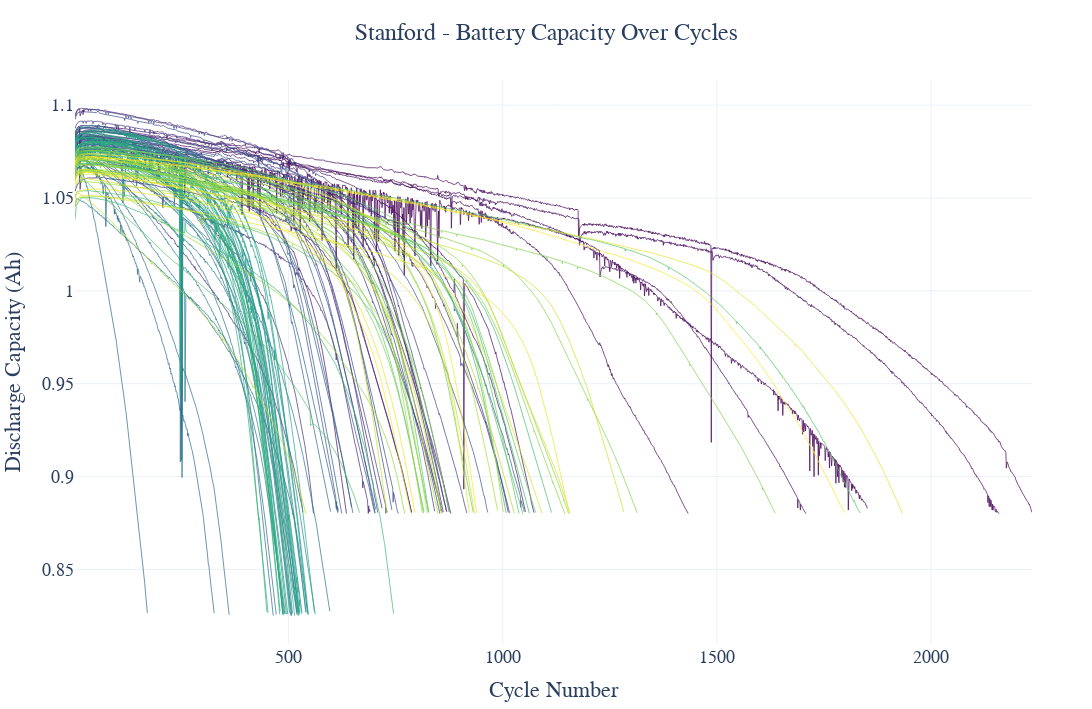

The notebook cell this image was saved under:
### Code cell
# Assuming bat_dict is already loaded
# Define fixed capacity limits
min_cap = 0.5  # Minimum allowed discharge capacity
max_cap = 1.2  # Maximum allowed discharge capacity

# Create the figure
fig = go.Figure()

# Get battery keys and determine the number for color sampling
cell_keys = list(bat_dict.keys())
num_cells = len(cell_keys)
colorscale = "Viridis"

# Loop through each battery in bat_dict, clean the data, and assign a Viridis color
for i, cell_key in enumerate(cell_keys):
    cycle_numbers = np.array(bat_dict[cell_key]['summary']['cycle'])
    discharge_capacity = np.array(bat_dict[cell_key]['summary']['QD'])

    # Replace out-of-bound values with NaN
    discharge_capacity[(discharge_capacity < min_cap) | (discharge_capacity > max_cap)] = np.nan

    # Interpolate to fill NaN values (forward and backward filling)
    discharge_capacity = pd.Series(discharge_capacity)\
                          .interpolate(method='linear', limit_direction='both')\
                          .fillna(method='bfill')\
                          .fillna(method='ffill').values

    # Sample a color from the Viridis colorscale based on the battery's index
    color = px.colors.sample_colorscale(
        colorscale, 
        i / (num_cells - 1) if num_cells > 1 else 0
    )[0]

    fig.add_trace(go.Scatter(
        x=cycle_numbers,
        y=discharge_capacity,
        mode='lines',  # Display both lines and markers
        showlegend=False,      # Hide legend for clarity
        line=dict(width=1, color=color), # Assign Viridis color to the line
        opacity=0.7
    ))

# Update the layout for clarity and thesis-quality appearance
fig.update_layout(
    font=dict(family="Times New Roman", size=18),  # Use Times New Roman, 18pt for body text
    title=dict(
        text="Stanford - Battery Capacity Over Cycles",
        x=0.5,
        xanchor="center",
        font=dict(size=24)  # Title font size of 20pt
    ),
    xaxis_title="Cycle Number",
    yaxis_title="Discharge Capacity (Ah)",
    template="plotly_white",  # Clean white background template
    width=1102,  # 14 cm at 200 DPI
    height=709,  # 9 cm at 200 DPI
    margin=dict(l=60, r=60, t=80, b=60),
)

# Save as PDF for thesis
fig.write_image("data/MIT_Stanford/raw//capacity_degradation_stanford.pdf", engine="kaleido")

# Display the figure
fig.show()

### Figure 1 — Plotly figure (JSON) as saved in the notebook; plotly's stock layout.template omitted (floating-point values rounded to 4 significant figures; data arrays with more than 128 entries replaced by an {"elided": "..."} marker saying what was removed)
{"data": [{"line": {"color": "rgb(68, 1, 84)", "width": 1}, "mode": "lines", "opacity": 0.7, "showlegend": false, "type": "scatter", "x": {"elided": "1851 float values"}, "y": {"elided": "1851 float values"}}, {"line": {"color": "rgb(68, 4, 87)", "width": 1}, "mode": "lines", "opacity": 0.7, "showlegend": false, "type": "scatter", "x": {"elided": "2159 float values"}, "y": {"elided": "2159 float values"}}, {"line": {"color": "rgb(69, 7, 89)", "width": 1}, "mode": "lines", "opacity": 0.7, "showlegend": false, "type": "scatter", "x": {"elided": "2236 float values"}, "y": {"elided": "2236 float values"}}, {"line": {"color": "rgb(69, 10, 92)", "width": 1}, "mode": "lines", "opacity": 0.7, "showlegend": false, "type": "scatter", "x": {"elided": "1433 float values"}, "y": {"elided": "1433 float values"}}, {"line": {"color": "rgb(69, 12, 95)", "width": 1}, "mode": "lines", "opacity": 0.7, "showlegend": false, "type": "scatter", "x": {"elided": "1708 float values"}, "y": {"elided": "1708 float values"}}, {"line": {"color": "rgb(69, 15, 97)", "width": 1}, "mode": "lines", "opacity": 0.7, "showlegend": false, "type": "scatter", "x": {"elided": "1073 float values"}, "y": {"elided": "1073 float values"}}, {"line": {"color": "rgb(70, 18, 100)", "width": 1}, "mode": "lines", "opacity": 0.7, "showlegend": false, "type": "scatter", "x": {"elided": "635 float values"}, "y": {"elided": "635 float values"}}, {"line": {"color": "rgb(70, 21, 102)", "width": 1}, "mode": "lines", "opacity": 0.7, "showlegend": false, "type": "scatter", "x": {"elided": "869 float values"}, "y": {"elided": "869 float values"}}, {"line": {"color": "rgb(70, 24, 105)", "width": 1}, "mode": "lines", "opacity": 0.7, "showlegend": false, "type": "scatter", "x": {"elided": "1053 float values"}, "y": {"elided": "1053 float values"}}, {"line": {"color": "rgb(71, 27, 108)", "width": 1}, "mode": "lines", "opacity": 0.7, "showlegend": false, "type": "scatter", "x": {"elided": "787 float values"}, "y": {"elided": "787 float values"}}, {"line": {"color": "rgb(71, 30, 110)", "width": 1}, "mode": "lines", "opacity": 0.7, "showlegend": false, "type": "scatter", "x": {"elided": "879 float values"}, "y": {"elided": "879 float values"}}, {"line": {"color": "rgb(71, 32, 113)", "width": 1}, "mode": "lines", "opacity": 0.7, "showlegend": false, "type": "scatter", "x": {"elided": "718 float values"}, "y": {"elided": "718 float values"}}, {"line": {"color": "rgb(72, 35, 116)", "width": 1}, "mode": "lines", "opacity": 0.7, "showlegend": false, "type": "scatter", "x": {"elided": "861 float values"}, "y": {"elided": "861 float values"}}, {"line": {"color": "rgb(72, 38, 118)", "width": 1}, "mode": "lines", "opacity": 0.7, "showlegend": false, "type": "scatter", "x": {"elided": "856 float values"}, "y": {"elided": "856 float values"}}, {"line": {"color": "rgb(72, 41, 120)", "width": 1}, "mode": "lines", "opacity": 0.7, "showlegend": false, "type": "scatter", "x": {"elided": "690 float values"}, "y": {"elided": "690 float values"}}, {"line": {"color": "rgb(71, 43, 122)", "width": 1}, "mode": "lines", "opacity": 0.7, "showlegend": false, "type": "scatter", "x": {"elided": "787 float values"}, "y": {"elided": "787 float values"}}, {"line": {"color": "rgb(70, 46, 123)", "width": 1}, "mode": "lines", "opacity": 0.7, "showlegend": false, "type": "scatter", "x": {"elided": "533 float values"}, "y": {"elided": "533 float values"}}, {"line": {"color": "rgb(70, 48, 124)", "width": 1}, "mode": "lines", "opacity": 0.7, "showlegend": false, "type": "scatter", "x": {"elided": "558 float values"}, "y": {"elided": "558 float values"}}, {"line": {"color": "rgb(69, 50, 125)", "width": 1}, "mode": "lines", "opacity": 0.7, "showlegend": false, "type": "scatter", "x": {"elided": "1013 float values"}, "y": {"elided": "1013 float values"}}, {"line": {"color": "rgb(68, 53, 127)", "width": 1}, "mode": "lines", "opacity": 0.7, "showlegend": false, "type": "scatter", "x": {"elided": "1016 float values"}, "y": {"elided": "1016 float values"}}, {"line": {"color": "rgb(67, 55, 128)", "width": 1}, "mode": "lines", "opacity": 0.7, "showlegend": false, "type": "scatter", "x": {"elided": "853 float values"}, "y": {"elided": "853 float values"}}, {"line": {"color": "rgb(67, 58, 129)", "width": 1}, "mode": "lines", "opacity": 0.7, "showlegend": false, "type": "scatter", "x": {"elided": "869 float values"}, "y": {"elided": "869 float values"}}, {"line": {"color": "rgb(66, 60, 130)", "width": 1}, "mode": "lines", "opacity": 0.7, "showlegend": false, "type": "scatter", "x": {"elided": "841 float values"}, "y": {"elided": "841 float values"}}, {"line": {"color": "rgb(65, 63, 132)", "width": 1}, "mode": "lines", "opacity": 0.7, "showlegend": false, "type": "scatter", "x": {"elided": "859 float values"}, "y": {"elided": "859 float values"}}, {"line": {"color": "rgb(64, 65, 133)", "width": 1}, "mode": "lines", "opacity": 0.7, "showlegend": false, "type": "scatter", "x": {"elided": "916 float values"}, "y": {"elided": "916 float values"}}, {"line": {"color": "rgb(64, 67, 134)", "width": 1}, "mode": "lines", "opacity": 0.7, "showlegend": false, "type": "scatter", "x": {"elided": "708 float values"}, "y": {"elided": "708 float values"}}, {"line": {"color": "rgb(63, 70, 135)", "width": 1}, "mode": "lines", "opacity": 0.7, "showlegend": false, "type": "scatter", "x": {"elided": "875 float values"}, "y": {"elided": "875 float values"}}, {"line": {"color": "rgb(62, 72, 137)", "width": 1}, "mode": "lines", "opacity": 0.7, "showlegend": false, "type": "scatter", "x": {"elided": "730 float values"}, "y": {"elided": "730 float values"}}, {"line": {"color": "rgb(61, 75, 137)", "width": 1}, "mode": "lines", "opacity": 0.7, "showlegend": false, "type": "scatter", "x": {"elided": "756 float values"}, "y": {"elided": "756 float values"}}, {"line": {"color": "rgb(60, 77, 138)", "width": 1}, "mode": "lines", "opacity": 0.7, "showlegend": false, "type": "scatter", "x": {"elided": "741 float values"}, "y": {"elided": "741 float values"}}, {"line": {"color": "rgb(59, 79, 138)", "width": 1}, "mode": "lines", "opacity": 0.7, "showlegend": false, "type": "scatter", "x": {"elided": "702 float values"}, "y": {"elided": "702 float values"}}, {"line": {"color": "rgb(59, 81, 138)", "width": 1}, "mode": "lines", "opacity": 0.7, "showlegend": false, "type": "scatter", "x": {"elided": "703 float values"}, "y": {"elided": "703 float values"}}, {"line": {"color": "rgb(58, 84, 139)", "width": 1}, "mode": "lines", "opacity": 0.7, "showlegend": false, "type": "scatter", "x": {"elided": "647 float values"}, "y": {"elided": "647 float values"}}, {"line": {"color": "rgb(57, 86, 139)", "width": 1}, "mode": "lines", "opacity": 0.7, "showlegend": false, "type": "scatter", "x": {"elided": "616 float values"}, "y": {"elided": "616 float values"}}, {"line": {"color": "rgb(56, 88, 139)", "width": 1}, "mode": "lines", "opacity": 0.7, "showlegend": false, "type": "scatter", "x": {"elided": "624 float values"}, "y": {"elided": "624 float values"}}, {"line": {"color": "rgb(55, 90, 140)", "width": 1}, "mode": "lines", "opacity": 0.7, "showlegend": false, "type": "scatter", "x": {"elided": "965 float values"}, "y": {"elided": "965 float values"}}, {"line": {"color": "rgb(54, 93, 140)", "width": 1}, "mode": "lines", "opacity": 0.7, "showlegend": false, "type": "scatter", "x": {"elided": "1050 float values"}, "y": {"elided": "1050 float values"}}, {"line": {"color": "rgb(53, 95, 141)", "width": 1}, "mode": "lines", "opacity": 0.7, "showlegend": false, "type": "scatter", "x": {"elided": "701 float values"}, "y": {"elided": "701 float values"}}, {"line": {"color": "rgb(52, 97, 141)", "width": 1}, "mode": "lines", "opacity": 0.7, "showlegend": false, "type": "scatter", "x": {"elided": "650 float values"}, "y": {"elided": "650 float values"}}, {"line": {"color": "rgb(51, 99, 141)", "width": 1}, "mode": "lines", "opacity": 0.7, "showlegend": false, "type": "scatter", "x": {"elided": "615 float values"}, "y": {"elided": "615 float values"}}, {"line": {"color": "rgb(50, 102, 142)", "width": 1}, "mode": "lines", "opacity": 0.7, "showlegend": false, "type": "scatter", "x": {"elided": "598 float values"}, "y": {"elided": "598 float values"}}, {"line": {"color": "rgb(49, 104, 142)", "width": 1}, "mode": "lines", "opacity": 0.7, "showlegend": false, "type": "scatter", "x": {"elided": "326 float values"}, "y": {"elided": "326 float values"}}, {"line": {"color": "rgb(48, 106, 142)", "width": 1}, "mode": "lines", "opacity": 0.7, "showlegend": false, "type": "scatter", "x": {"elided": "170 float values"}, "y": {"elided": "170 float values"}}, {"line": {"color": "rgb(47, 108, 142)", "width": 1}, "mode": "lines", "opacity": 0.7, "showlegend": false, "type": "scatter", "x": {"elided": "464 float values"}, "y": {"elided": "464 float values"}}, {"line": {"color": "rgb(47, 110, 142)", "width": 1}, "mode": "lines", "opacity": 0.7, "showlegend": false, "type": "scatter", "x": {"elided": "361 float values"}, "y": {"elided": "361 float values"}}, {"line": {"color": "rgb(46, 112, 142)", "width": 1}, "mode": "lines", "opacity": 0.7, "showlegend": false, "type": "scatter", "x": {"elided": "471 float values"}, "y": {"elided": "471 float values"}}, {"line": {"color": "rgb(45, 114, 142)", "width": 1}, "mode": "lines", "opacity": 0.7, "showlegend": false, "type": "scatter", "x": {"elided": "507 float values"}, "y": {"elided": "507 float values"}}, {"line": {"color": "rgb(44, 115, 142)", "width": 1}, "mode": "lines", "opacity": 0.7, "showlegend": false, "type": "scatter", "x": {"elided": "545 float values"}, "y": {"elided": "545 float values"}}, {"line": {"color": "rgb(43, 117, 142)", "width": 1}, "mode": "lines", "opacity": 0.7, "showlegend": false, "type": "scatter", "x": {"elided": "596 float values"}, "y": {"elided": "596 float values"}}, {"line": {"color": "rgb(43, 119, 142)", "width": 1}, "mode": "lines", "opacity": 0.7, "showlegend": false, "type": "scatter", "x": {"elided": "505 float values"}, "y": {"elided": "505 float values"}}, {"line": {"color": "rgb(42, 121, 142)", "width": 1}, "mode": "lines", "opacity": 0.7, "showlegend": false, "type": "scatter", "x": {"elided": "491 float values"}, "y": {"elided": "491 float values"}}, {"line": {"color": "rgb(41, 123, 142)", "width": 1}, "mode": "lines", "opacity": 0.7, "showlegend": false, "type": "scatter", "x": {"elided": "520 float values"}, "y": {"elided": "520 float values"}}, {"line": {"color": "rgb(40, 125, 142)", "width": 1}, "mode": "lines", "opacity": 0.7, "showlegend": false, "type": "scatter", "x": {"elided": "509 float values"}, "y": {"elided": "509 float values"}}, {"line": {"color": "rgb(39, 127, 142)", "width": 1}, "mode": "lines", "opacity": 0.7, "showlegend": false, "type": "scatter", "x": {"elided": "525 float values"}, "y": {"elided": "525 float values"}}, {"line": {"color": "rgb(39, 129, 142)", "width": 1}, "mode": "lines", "opacity": 0.7, "showlegend": false, "type": "scatter", "x": {"elided": "523 float values"}, "y": {"elided": "523 float values"}}, {"line": {"color": "rgb(38, 131, 142)", "width": 1}, "mode": "lines", "opacity": 0.7, "showlegend": false, "type": "scatter", "x": {"elided": "489 float values"}, "y": {"elided": "489 float values"}}, {"line": {"color": "rgb(37, 133, 142)", "width": 1}, "mode": "lines", "opacity": 0.7, "showlegend": false, "type": "scatter", "x": {"elided": "531 float values"}, "y": {"elided": "531 float values"}}, {"line": {"color": "rgb(37, 135, 141)", "width": 1}, "mode": "lines", "opacity": 0.7, "showlegend": false, "type": "scatter", "x": {"elided": "520 float values"}, "y": {"elided": "520 float values"}}, {"line": {"color": "rgb(36, 137, 141)", "width": 1}, "mode": "lines", "opacity": 0.7, "showlegend": false, "type": "scatter", "x": {"elided": "540 float values"}, "y": {"elided": "540 float values"}}, {"line": {"color": "rgb(36, 139, 140)", "width": 1}, "mode": "lines", "opacity": 0.7, "showlegend": false, "type": "scatter", "x": {"elided": "562 float values"}, "y": {"elided": "562 float values"}}, {"line": {"color": "rgb(35, 141, 140)", "width": 1}, "mode": "lines", "opacity": 0.7, "showlegend": false, "type": "scatter", "x": {"elided": "524 float values"}, "y": {"elided": "524 float values"}}, {"line": {"color": "rgb(35, 143, 140)", "width": 1}, "mode": "lines", "opacity": 0.7, "showlegend": false, "type": "scatter", "x": {"elided": "487 float values"}, "y": {"elided": "487 float values"}}, {"line": {"color": "rgb(34, 145, 139)", "width": 1}, "mode": "lines", "opacity": 0.7, "showlegend": false, "type": "scatter", "x": {"elided": "498 float values"}, "y": {"elided": "498 float values"}}, {"line": {"color": "rgb(34, 147, 139)", "width": 1}, "mode": "lines", "opacity": 0.7, "showlegend": false, "type": "scatter", "x": {"elided": "495 float values"}, "y": {"elided": "495 float values"}}, {"line": {"color": "rgb(33, 149, 139)", "width": 1}, "mode": "lines", "opacity": 0.7, "showlegend": false, "type": "scatter", "x": {"elided": "541 float values"}, "y": {"elided": "541 float values"}}, {"line": {"color": "rgb(33, 151, 138)", "width": 1}, "mode": "lines", "opacity": 0.7, "showlegend": false, "type": "scatter", "x": {"elided": "522 float values"}, "y": {"elided": "522 float values"}}, {"line": {"color": "rgb(32, 153, 138)", "width": 1}, "mode": "lines", "opacity": 0.7, "showlegend": false, "type": "scatter", "x": {"elided": "507 float values"}, "y": {"elided": "507 float values"}}, {"line": {"color": "rgb(32, 155, 137)", "width": 1}, "mode": "lines", "opacity": 0.7, "showlegend": false, "type": "scatter", "x": {"elided": "519 float values"}, "y": {"elided": "519 float values"}}, {"line": {"color": "rgb(31, 157, 137)", "width": 1}, "mode": "lines", "opacity": 0.7, "showlegend": false, "type": "scatter", "x": {"elided": "544 float values"}, "y": {"elided": "544 float values"}}, {"line": {"color": "rgb(32, 159, 136)", "width": 1}, "mode": "lines", "opacity": 0.7, "showlegend": false, "type": "scatter", "x": {"elided": "546 float values"}, "y": {"elided": "546 float values"}}, {"line": {"color": "rgb(34, 161, 135)", "width": 1}, "mode": "lines", "opacity": 0.7, "showlegend": false, "type": "scatter", "x": {"elided": "526 float values"}, "y": {"elided": "526 float values"}}, {"line": {"color": "rgb(35, 163, 134)", "width": 1}, "mode": "lines", "opacity": 0.7, "showlegend": false, "type": "scatter", "x": {"elided": "486 float values"}, "y": {"elided": "486 float values"}}, {"line": {"color": "rgb(37, 165, 133)", "width": 1}, "mode": "lines", "opacity": 0.7, "showlegend": false, "type": "scatter", "x": {"elided": "560 float values"}, "y": {"elided": "560 float values"}}, {"line": {"color": "rgb(39, 167, 132)", "width": 1}, "mode": "lines", "opacity": 0.7, "showlegend": false, "type": "scatter", "x": {"elided": "502 float values"}, "y": {"elided": "502 float values"}}, {"line": {"color": "rgb(40, 168, 130)", "width": 1}, "mode": "lines", "opacity": 0.7, "showlegend": false, "type": "scatter", "x": {"elided": "487 float values"}, "y": {"elided": "487 float values"}}, {"line": {"color": "rgb(42, 170, 129)", "width": 1}, "mode": "lines", "opacity": 0.7, "showlegend": false, "type": "scatter", "x": {"elided": "480 float values"}, "y": {"elided": "480 float values"}}, {"line": {"color": "rgb(43, 172, 128)", "width": 1}, "mode": "lines", "opacity": 0.7, "showlegend": false, "type": "scatter", "x": {"elided": "530 float values"}, "y": {"elided": "530 float values"}}, {"line": {"color": "rgb(45, 174, 127)", "width": 1}, "mode": "lines", "opacity": 0.7, "showlegend": false, "type": "scatter", "x": {"elided": "452 float values"}, "y": {"elided": "452 float values"}}, {"line": {"color": "rgb(47, 176, 126)", "width": 1}, "mode": "lines", "opacity": 0.7, "showlegend": false, "type": "scatter", "x": {"elided": "492 float values"}, "y": {"elided": "492 float values"}}, {"line": {"color": "rgb(48, 178, 125)", "width": 1}, "mode": "lines", "opacity": 0.7, "showlegend": false, "type": "scatter", "x": {"elided": "487 float values"}, "y": {"elided": "487 float values"}}, {"line": {"color": "rgb(50, 179, 123)", "width": 1}, "mode": "lines", "opacity": 0.7, "showlegend": false, "type": "scatter", "x": {"elided": "479 float values"}, "y": {"elided": "479 float values"}}, {"line": {"color": "rgb(51, 181, 122)", "width": 1}, "mode": "lines", "opacity": 0.7, "showlegend": false, "type": "scatter", "x": {"elided": "514 float values"}, "y": {"elided": "514 float values"}}, {"line": {"color": "rgb(53, 183, 121)", "width": 1}, "mode": "lines", "opacity": 0.7, "showlegend": false, "type": "scatter", "x": {"elided": "449 float values"}, "y": {"elided": "449 float values"}}, {"line": {"color": "rgb(57, 185, 119)", "width": 1}, "mode": "lines", "opacity": 0.7, "showlegend": false, "type": "scatter", "x": {"elided": "745 float values"}, "y": {"elided": "745 float values"}}, {"line": {"color": "rgb(61, 186, 116)", "width": 1}, "mode": "lines", "opacity": 0.7, "showlegend": false, "type": "scatter", "x": {"elided": "1008 float values"}, "y": {"elided": "1008 float values"}}, {"line": {"color": "rgb(66, 188, 114)", "width": 1}, "mode": "lines", "opacity": 0.7, "showlegend": false, "type": "scatter", "x": {"elided": "1062 float values"}, "y": {"elided": "1062 float values"}}, {"line": {"color": "rgb(70, 190, 111)", "width": 1}, "mode": "lines", "opacity": 0.7, "showlegend": false, "type": "scatter", "x": {"elided": "1114 float values"}, "y": {"elided": "1114 float values"}}, {"line": {"color": "rgb(74, 191, 109)", "width": 1}, "mode": "lines", "opacity": 0.7, "showlegend": false, "type": "scatter", "x": {"elided": "1047 float values"}, "y": {"elided": "1047 float values"}}, {"line": {"color": "rgb(78, 193, 107)", "width": 1}, "mode": "lines", "opacity": 0.7, "showlegend": false, "type": "scatter", "x": {"elided": "827 float values"}, "y": {"elided": "827 float values"}}, {"line": {"color": "rgb(82, 195, 104)", "width": 1}, "mode": "lines", "opacity": 0.7, "showlegend": false, "type": "scatter", "x": {"elided": "666 float values"}, "y": {"elided": "666 float values"}}, {"line": {"color": "rgb(86, 196, 102)", "width": 1}, "mode": "lines", "opacity": 0.7, "showlegend": false, "type": "scatter", "x": {"elided": "1835 float values"}, "y": {"elided": "1835 float values"}}, {"line": {"color": "rgb(91, 198, 99)", "width": 1}, "mode": "lines", "opacity": 0.7, "showlegend": false, "type": "scatter", "x": {"elided": "827 float values"}, "y": {"elided": "827 float values"}}, {"line": {"color": "rgb(95, 200, 97)", "width": 1}, "mode": "lines", "opacity": 0.7, "showlegend": false, "type": "scatter", "x": {"elided": "1038 float values"}, "y": {"elided": "1038 float values"}}, {"line": {"color": "rgb(99, 202, 94)", "width": 1}, "mode": "lines", "opacity": 0.7, "showlegend": false, "type": "scatter", "x": {"elided": "1077 float values"}, "y": {"elided": "1077 float values"}}, {"line": {"color": "rgb(103, 203, 92)", "width": 1}, "mode": "lines", "opacity": 0.7, "showlegend": false, "type": "scatter", "x": {"elided": "816 float values"}, "y": {"elided": "816 float values"}}, {"line": {"color": "rgb(107, 205, 90)", "width": 1}, "mode": "lines", "opacity": 0.7, "showlegend": false, "type": "scatter", "x": {"elided": "931 float values"}, "y": {"elided": "931 float values"}}, {"line": {"color": "rgb(112, 206, 87)", "width": 1}, "mode": "lines", "opacity": 0.7, "showlegend": false, "type": "scatter", "x": {"elided": "815 float values"}, "y": {"elided": "815 float values"}}, {"line": {"color": "rgb(117, 208, 84)", "width": 1}, "mode": "lines", "opacity": 0.7, "showlegend": false, "type": "scatter", "x": {"elided": "857 float values"}, "y": {"elided": "857 float values"}}, {"line": {"color": "rgb(122, 209, 80)", "width": 1}, "mode": "lines", "opacity": 0.7, "showlegend": false, "type": "scatter", "x": {"elided": "875 float values"}, "y": {"elided": "875 float values"}}, {"line": {"color": "rgb(127, 210, 77)", "width": 1}, "mode": "lines", "opacity": 0.7, "showlegend": false, "type": "scatter", "x": {"elided": "1637 float values"}, "y": {"elided": "1637 float values"}}, {"line": {"color": "rgb(133, 211, 74)", "width": 1}, "mode": "lines", "opacity": 0.7, "showlegend": false, "type": "scatter", "x": {"elided": "1314 float values"}, "y": {"elided": "1314 float values"}}, {"line": {"color": "rgb(138, 212, 70)", "width": 1}, "mode": "lines", "opacity": 0.7, "showlegend": false, "type": "scatter", "x": {"elided": "1145 float values"}, "y": {"elided": "1145 float values"}}, {"line": {"color": "rgb(143, 213, 67)", "width": 1}, "mode": "lines", "opacity": 0.7, "showlegend": false, "type": "scatter", "x": {"elided": "1154 float values"}, "y": {"elided": "1154 float values"}}, {"line": {"color": "rgb(148, 215, 64)", "width": 1}, "mode": "lines", "opacity": 0.7, "showlegend": false, "type": "scatter", "x": {"elided": "812 float values"}, "y": {"elided": "812 float values"}}, {"line": {"color": "rgb(153, 216, 61)", "width": 1}, "mode": "lines", "opacity": 0.7, "showlegend": false, "type": "scatter", "x": {"elided": "771 float values"}, "y": {"elided": "771 float values"}}, {"line": {"color": "rgb(158, 217, 57)", "width": 1}, "mode": "lines", "opacity": 0.7, "showlegend": false, "type": "scatter", "x": {"elided": "1001 float values"}, "y": {"elided": "1001 float values"}}, {"line": {"color": "rgb(164, 218, 54)", "width": 1}, "mode": "lines", "opacity": 0.7, "showlegend": false, "type": "scatter", "x": {"elided": "824 float values"}, "y": {"elided": "824 float values"}}, {"line": {"color": "rgb(169, 219, 51)", "width": 1}, "mode": "lines", "opacity": 0.7, "showlegend": false, "type": "scatter", "x": {"elided": "988 float values"}, "y": {"elided": "988 float values"}}, {"line": {"color": "rgb(174, 220, 47)", "width": 1}, "mode": "lines", "opacity": 0.7, "showlegend": false, "type": "scatter", "x": {"elided": "1027 float values"}, "y": {"elided": "1027 float values"}}, {"line": {"color": "rgb(179, 222, 44)", "width": 1}, "mode": "lines", "opacity": 0.7, "showlegend": false, "type": "scatter", "x": {"elided": "849 float values"}, "y": {"elided": "849 float values"}}, {"line": {"color": "rgb(185, 222, 43)", "width": 1}, "mode": "lines", "opacity": 0.7, "showlegend": false, "type": "scatter", "x": {"elided": "540 float values"}, "y": {"elided": "540 float values"}}, {"line": {"color": "rgb(190, 223, 42)", "width": 1}, "mode": "lines", "opacity": 0.7, "showlegend": false, "type": "scatter", "x": {"elided": "857 float values"}, "y": {"elided": "857 float values"}}, {"line": {"color": "rgb(195, 224, 42)", "width": 1}, "mode": "lines", "opacity": 0.7, "showlegend": false, "type": "scatter", "x": {"elided": "934 float values"}, "y": {"elided": "934 float values"}}, {"line": {"color": "rgb(200, 224, 41)", "width": 1}, "mode": "lines", "opacity": 0.7, "showlegend": false, "type": "scatter", "x": {"elided": "730 float values"}, "y": {"elided": "730 float values"}}, {"line": {"color": "rgb(206, 225, 41)", "width": 1}, "mode": "lines", "opacity": 0.7, "showlegend": false, "type": "scatter", "x": {"elided": "1283 float values"}, "y": {"elided": "1283 float values"}}, {"line": {"color": "rgb(211, 226, 41)", "width": 1}, "mode": "lines", "opacity": 0.7, "showlegend": false, "type": "scatter", "x": {"elided": "1157 float values"}, "y": {"elided": "1157 float values"}}, {"line": {"color": "rgb(216, 226, 40)", "width": 1}, "mode": "lines", "opacity": 0.7, "showlegend": false, "type": "scatter", "x": {"elided": "1092 float values"}, "y": {"elided": "1092 float values"}}, {"line": {"color": "rgb(221, 227, 40)", "width": 1}, "mode": "lines", "opacity": 0.7, "showlegend": false, "type": "scatter", "x": {"elided": "922 float values"}, "y": {"elided": "922 float values"}}, {"line": {"color": "rgb(227, 228, 39)", "width": 1}, "mode": "lines", "opacity": 0.7, "showlegend": false, "type": "scatter", "x": {"elided": "1934 float values"}, "y": {"elided": "1934 float values"}}, {"line": {"color": "rgb(232, 228, 39)", "width": 1}, "mode": "lines", "opacity": 0.7, "showlegend": false, "type": "scatter", "x": {"elided": "1155 float values"}, "y": {"elided": "1155 float values"}}, {"line": {"color": "rgb(237, 229, 38)", "width": 1}, "mode": "lines", "opacity": 0.7, "showlegend": false, "type": "scatter", "x": {"elided": "795 float values"}, "y": {"elided": "795 float values"}}, {"line": {"color": "rgb(242, 230, 38)", "width": 1}, "mode": "lines", "opacity": 0.7, "showlegend": false, "type": "scatter", "x": {"elided": "785 float values"}, "y": {"elided": "785 float values"}}, {"line": {"color": "rgb(248, 230, 37)", "width": 1}, "mode": "lines", "opacity": 0.7, "showlegend": false, "type": "scatter", "x": {"elided": "939 float values"}, "y": {"elided": "939 float values"}}, {"line": {"color": "rgb(253, 231, 37)", "width": 1}, "mode": "lines", "opacity": 0.7, "showlegend": false, "type": "scatter", "x": {"elided": "1800 float values"}, "y": {"elided": "1800 float values"}}], "layout": {"font": {"family": "Times New Roman", "size": 18}, "height": 709, "margin": {"b": 60, "l": 60, "r": 60, "t": 80}, "title": {"font": {"size": 24}, "text": "Stanford - Battery Capacity Over Cycles", "x": 0.5, "xanchor": "center"}, "width": 1102, "xaxis": {"title": {"text": "Cycle Number"}}, "yaxis": {"title": {"text": "Discharge Capacity (Ah)"}}}}
